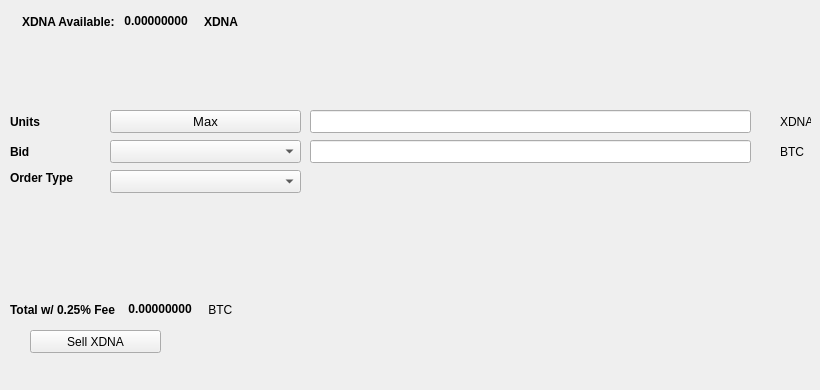
   <widget class="QWidget" name="SellTab">
    <attribute name="title">
     <string>Sell</string>
    </attribute>
    <widget class="QLabel" name="label_16">
     <property name="geometry">
      <rect>
       <x>780</x>
       <y>140</y>
       <width>31</width>
       <height>23</height>
      </rect>
     </property>
     <property name="text">
      <string>BTC</string>
     </property>
    </widget>
    <widget class="QComboBox" name="SellBidcomboBox">
     <property name="geometry">
      <rect>
       <x>110</x>
       <y>140</y>
       <width>191</width>
       <height>23</height>
      </rect>
     </property>
     <property name="font">
      <font>
       <pointsize>10</pointsize>
      </font>
     </property>
    </widget>
    <widget class="QLabel" name="label_18">
     <property name="geometry">
      <rect>
       <x>10</x>
       <y>110</y>
       <width>46</width>
       <height>23</height>
      </rect>
     </property>
     <property name="font">
      <font>
       <weight>75</weight>
       <bold>true</bold>
      </font>
     </property>
     <property name="text">
      <string>Units</string>
     </property>
    </widget>
    <widget class="QPushButton" name="Sell_Max_Amount">
     <property name="geometry">
      <rect>
       <x>110</x>
       <y>110</y>
       <width>191</width>
       <height>23</height>
      </rect>
     </property>
     <property name="font">
      <font>
       <pointsize>10</pointsize>
      </font>
     </property>
     <property name="text">
      <string>Max</string>
     </property>
    </widget>
    <widget class="QLabel" name="label_20">
     <property name="geometry">
      <rect>
       <x>10</x>
       <y>170</y>
       <width>91</width>
       <height>16</height>
      </rect>
     </property>
     <property name="font">
      <font>
       <weight>75</weight>
       <bold>true</bold>
      </font>
     </property>
     <property name="text">
      <string>Order Type</string>
     </property>
    </widget>
    <widget class="QComboBox" name="SellOrdertypeCombo">
     <property name="geometry">
      <rect>
       <x>110</x>
       <y>170</y>
       <width>191</width>
       <height>23</height>
      </rect>
     </property>
     <property name="font">
      <font>
       <pointsize>10</pointsize>
      </font>
     </property>
    </widget>
    <widget class="QLabel" name="label_21">
     <property name="geometry">
      <rect>
       <x>10</x>
       <y>140</y>
       <width>46</width>
       <height>23</height>
      </rect>
     </property>
     <property name="font">
      <font>
       <weight>75</weight>
       <bold>true</bold>
      </font>
     </property>
     <property name="text">
      <string>Bid</string>
     </property>
    </widget>
    <widget class="QLabel" name="label_22">
     <property name="geometry">
      <rect>
       <x>780</x>
       <y>110</y>
       <width>31</width>
       <height>23</height>
      </rect>
     </property>
     <property name="text">
      <string>XDNA</string>
     </property>
    </widget>
    <widget class="QLineEdit" name="UnitsInputXDNA">
     <property name="geometry">
      <rect>
       <x>310</x>
       <y>110</y>
       <width>441</width>
       <height>23</height>
      </rect>
     </property>
     <property name="font">
      <font>
       <pointsize>9</pointsize>
       <weight>75</weight>
       <bold>true</bold>
      </font>
     </property>
    </widget>
    <widget class="QLineEdit" name="SellBidPriceEdit">
     <property name="geometry">
      <rect>
       <x>310</x>
       <y>140</y>
       <width>441</width>
       <height>23</height>
      </rect>
     </property>
     <property name="font">
      <font>
       <pointsize>9</pointsize>
       <weight>75</weight>
       <bold>true</bold>
      </font>
     </property>
    </widget>
    <widget class="QPushButton" name="SellXDNABTN">
     <property name="geometry">
      <rect>
       <x>30</x>
       <y>330</y>
       <width>131</width>
       <height>23</height>
      </rect>
     </property>
     <property name="text">
      <string>Sell XDNA</string>
     </property>
     <property name="icon">
      <iconset resource="../xdna">
       <normaloff>:/icons/bitcoin</normaloff>:/icons/bitcoin</iconset>
     </property>
    </widget>
    <widget class="QWidget" name="layoutWidget3">
     <property name="geometry">
      <rect>
       <x>22</x>
       <y>12</y>
       <width>258</width>
       <height>19</height>
      </rect>
     </property>
     <layout class="QHBoxLayout" name="horizontalLayout">
      <item>
       <widget class="QLabel" name="label232_2">
        <property name="font">
         <font>
          <weight>75</weight>
          <bold>true</bold>
         </font>
        </property>
        <property name="text">
         <string>XDNA Available:</string>
        </property>
       </widget>
      </item>
      <item>
       <widget class="QLabel" name="XDNAAvailableLabel">
        <property name="palette">
         <palette>
          <active>
           <colorrole role="WindowText">
            <brush brushstyle="SolidPattern">
             <color alpha="255">
              <red>0</red>
              <green>0</green>
              <blue>0</blue>
             </color>
            </brush>
           </colorrole>
           <colorrole role="Button">
            <brush brushstyle="SolidPattern">
             <color alpha="255">
              <red>0</red>
              <green>170</green>
              <blue>0</blue>
             </color>
            </brush>
           </colorrole>
           <colorrole role="Light">
            <brush brushstyle="SolidPattern">
             <color alpha="255">
              <red>0</red>
              <green>255</green>
              <blue>0</blue>
             </color>
            </brush>
           </colorrole>
           <colorrole role="Midlight">
            <brush brushstyle="SolidPattern">
             <color alpha="255">
              <red>0</red>
              <green>212</green>
              <blue>0</blue>
             </color>
            </brush>
           </colorrole>
           <colorrole role="Dark">
            <brush brushstyle="SolidPattern">
             <color alpha="255">
              <red>0</red>
              <green>85</green>
              <blue>0</blue>
             </color>
            </brush>
           </colorrole>
           <colorrole role="Mid">
            <brush brushstyle="SolidPattern">
             <color alpha="255">
              <red>0</red>
              <green>113</green>
              <blue>0</blue>
             </color>
            </brush>
           </colorrole>
           <colorrole role="Text">
            <brush brushstyle="SolidPattern">
             <color alpha="255">
              <red>0</red>
              <green>170</green>
              <blue>0</blue>
             </color>
            </brush>
           </colorrole>
           <colorrole role="BrightText">
            <brush brushstyle="SolidPattern">
             <color alpha="255">
              <red>255</red>
              <green>255</green>
              <blue>255</blue>
             </color>
            </brush>
           </colorrole>
           <colorrole role="ButtonText">
            <brush brushstyle="SolidPattern">
             <color alpha="255">
              <red>0</red>
              <green>0</green>
              <blue>0</blue>
             </color>
            </brush>
           </colorrole>
           <colorrole role="Base">
            <brush brushstyle="SolidPattern">
             <color alpha="255">
              <red>255</red>
              <green>255</green>
              <blue>255</blue>
             </color>
            </brush>
           </colorrole>
           <colorrole role="Window">
            <brush brushstyle="SolidPattern">
             <color alpha="255">
              <red>0</red>
              <green>170</green>
              <blue>0</blue>
             </color>
            </brush>
           </colorrole>
           <colorrole role="Shadow">
            <brush brushstyle="SolidPattern">
             <color alpha="255">
              <red>0</red>
              <green>0</green>
              <blue>0</blue>
             </color>
            </brush>
           </colorrole>
           <colorrole role="AlternateBase">
            <brush brushstyle="SolidPattern">
             <color alpha="255">
              <red>127</red>
              <green>212</green>
              <blue>127</blue>
             </color>
            </brush>
           </colorrole>
           <colorrole role="ToolTipBase">
            <brush brushstyle="SolidPattern">
             <color alpha="255">
              <red>255</red>
              <green>255</green>
              <blue>220</blue>
             </color>
            </brush>
           </colorrole>
           <colorrole role="ToolTipText">
            <brush brushstyle="SolidPattern">
             <color alpha="255">
              <red>0</red>
              <green>0</green>
              <blue>0</blue>
             </color>
            </brush>
           </colorrole>
          </active>
          <inactive>
           <colorrole role="WindowText">
            <brush brushstyle="SolidPattern">
             <color alpha="255">
              <red>0</red>
              <green>0</green>
              <blue>0</blue>
             </color>
            </brush>
           </colorrole>
           <colorrole role="Button">
            <brush brushstyle="SolidPattern">
             <color alpha="255">
              <red>0</red>
              <green>170</green>
              <blue>0</blue>
             </color>
            </brush>
           </colorrole>
           <colorrole role="Light">
            <brush brushstyle="SolidPattern">
             <color alpha="255">
              <red>0</red>
              <green>255</green>
              <blue>0</blue>
             </color>
            </brush>
           </colorrole>
           <colorrole role="Midlight">
            <brush brushstyle="SolidPattern">
             <color alpha="255">
              <red>0</red>
              <green>212</green>
              <blue>0</blue>
             </color>
            </brush>
           </colorrole>
           <colorrole role="Dark">
            <brush brushstyle="SolidPattern">
             <color alpha="255">
              <red>0</red>
              <green>85</green>
              <blue>0</blue>
             </color>
            </brush>
           </colorrole>
           <colorrole role="Mid">
            <brush brushstyle="SolidPattern">
             <color alpha="255">
              <red>0</red>
              <green>113</green>
              <blue>0</blue>
             </color>
            </brush>
           </colorrole>
           <colorrole role="Text">
            <brush brushstyle="SolidPattern">
             <color alpha="255">
              <red>0</red>
              <green>170</green>
              <blue>0</blue>
             </color>
            </brush>
           </colorrole>
           <colorrole role="BrightText">
            <brush brushstyle="SolidPattern">
             <color alpha="255">
              <red>255</red>
              <green>255</green>
              <blue>255</blue>
             </color>
            </brush>
           </colorrole>
           <colorrole role="ButtonText">
            <brush brushstyle="SolidPattern">
             <color alpha="255">
              <red>0</red>
              <green>0</green>
              <blue>0</blue>
             </color>
            </brush>
           </colorrole>
           <colorrole role="Base">
            <brush brushstyle="SolidPattern">
             <color alpha="255">
              <red>255</red>
              <green>255</green>
              <blue>255</blue>
             </color>
            </brush>
           </colorrole>
           <colorrole role="Window">
            <brush brushstyle="SolidPattern">
             <color alpha="255">
              <red>0</red>
              <green>170</green>
              <blue>0</blue>
             </color>
            </brush>
           </colorrole>
           <colorrole role="Shadow">
            <brush brushstyle="SolidPattern">
             <color alpha="255">
              <red>0</red>
              <green>0</green>
              <blue>0</blue>
             </color>
            </brush>
           </colorrole>
           <colorrole role="AlternateBase">
            <brush brushstyle="SolidPattern">
             <color alpha="255">
              <red>127</red>
              <green>212</green>
              <blue>127</blue>
             </color>
            </brush>
           </colorrole>
           <colorrole role="ToolTipBase">
            <brush brushstyle="SolidPattern">
             <color alpha="255">
              <red>255</red>
              <green>255</green>
              <blue>220</blue>
             </color>
            </brush>
           </colorrole>
           <colorrole role="ToolTipText">
            <brush brushstyle="SolidPattern">
             <color alpha="255">
              <red>0</red>
              <green>0</green>
              <blue>0</blue>
             </color>
            </brush>
           </colorrole>
          </inactive>
          <disabled>
           <colorrole role="WindowText">
            <brush brushstyle="SolidPattern">
             <color alpha="255">
              <red>0</red>
              <green>85</green>
              <blue>0</blue>
             </color>
            </brush>
           </colorrole>
           <colorrole role="Button">
            <brush brushstyle="SolidPattern">
             <color alpha="255">
              <red>0</red>
              <green>170</green>
              <blue>0</blue>
             </color>
            </brush>
           </colorrole>
           <colorrole role="Light">
            <brush brushstyle="SolidPattern">
             <color alpha="255">
              <red>0</red>
              <green>255</green>
              <blue>0</blue>
             </color>
            </brush>
           </colorrole>
           <colorrole role="Midlight">
            <brush brushstyle="SolidPattern">
             <color alpha="255">
              <red>0</red>
              <green>212</green>
              <blue>0</blue>
             </color>
            </brush>
           </colorrole>
           <colorrole role="Dark">
            <brush brushstyle="SolidPattern">
             <color alpha="255">
              <red>0</red>
              <green>85</green>
              <blue>0</blue>
             </color>
            </brush>
           </colorrole>
           <colorrole role="Mid">
            <brush brushstyle="SolidPattern">
             <color alpha="255">
              <red>0</red>
              <green>113</green>
              <blue>0</blue>
             </color>
            </brush>
           </colorrole>
           <colorrole role="Text">
            <brush brushstyle="SolidPattern">
             <color alpha="255">
              <red>0</red>
              <green>85</green>
              <blue>0</blue>
             </color>
            </brush>
           </colorrole>
           <colorrole role="BrightText">
            <brush brushstyle="SolidPattern">
             <color alpha="255">
              <red>255</red>
              <green>255</green>
              <blue>255</blue>
             </color>
            </brush>
           </colorrole>
           <colorrole role="ButtonText">
            <brush brushstyle="SolidPattern">
             <color alpha="255">
              <red>0</red>
              <green>85</green>
              <blue>0</blue>
             </color>
            </brush>
           </colorrole>
           <colorrole role="Base">
            <brush brushstyle="SolidPattern">
             <color alpha="255">
              <red>0</red>
              <green>170</green>
              <blue>0</blue>
             </color>
            </brush>
           </colorrole>
           <colorrole role="Window">
            <brush brushstyle="SolidPattern">
             <color alpha="255">
              <red>0</red>
              <green>170</green>
              <blue>0</blue>
             </color>
            </brush>
           </colorrole>
           <colorrole role="Shadow">
            <brush brushstyle="SolidPattern">
             <color alpha="255">
              <red>0</red>
              <green>0</green>
              <blue>0</blue>
             </color>
            </brush>
           </colorrole>
           <colorrole role="AlternateBase">
            <brush brushstyle="SolidPattern">
             <color alpha="255">
              <red>0</red>
              <green>170</green>
              <blue>0</blue>
             </color>
            </brush>
           </colorrole>
           <colorrole role="ToolTipBase">
            <brush brushstyle="SolidPattern">
             <color alpha="255">
              <red>255</red>
              <green>255</green>
              <blue>220</blue>
             </color>
            </brush>
           </colorrole>
           <colorrole role="ToolTipText">
            <brush brushstyle="SolidPattern">
             <color alpha="255">
              <red>0</red>
              <green>0</green>
              <blue>0</blue>
             </color>
            </brush>
           </colorrole>
          </disabled>
         </palette>
        </property>
        <property name="font">
         <font>
          <weight>75</weight>
          <bold>true</bold>
         </font>
        </property>
        <property name="text">
         <string> 0.00000000 </string>
        </property>
        <property name="textInteractionFlags">
         <set>Qt::LinksAccessibleByMouse|Qt::TextSelectableByKeyboard|Qt::TextSelectableByMouse</set>
        </property>
       </widget>
      </item>
      <item>
       <widget class="QLabel" name="labelXDNA">
        <property name="font">
         <font>
          <weight>75</weight>
          <bold>true</bold>
         </font>
        </property>
        <property name="text">
         <string>XDNA</string>
        </property>
       </widget>
      </item>
     </layout>
    </widget>
    <widget class="QWidget" name="layoutWidget">
     <property name="geometry">
      <rect>
       <x>10</x>
       <y>300</y>
       <width>268</width>
       <height>19</height>
      </rect>
     </property>
     <layout class="QHBoxLayout" name="horizontalLayout_2">
      <item>
       <widget class="QLabel" name="label_19">
        <property name="font">
         <font>
          <weight>75</weight>
          <bold>true</bold>
         </font>
        </property>
        <property name="text">
         <string>Total w/ 0.25% Fee </string>
        </property>
       </widget>
      </item>
      <item>
       <widget class="QLabel" name="SellCostLabel">
        <property name="palette">
         <palette>
          <active>
           <colorrole role="WindowText">
            <brush brushstyle="SolidPattern">
             <color alpha="255">
              <red>0</red>
              <green>0</green>
              <blue>0</blue>
             </color>
            </brush>
           </colorrole>
           <colorrole role="Button">
            <brush brushstyle="SolidPattern">
             <color alpha="255">
              <red>0</red>
              <green>170</green>
              <blue>0</blue>
             </color>
            </brush>
           </colorrole>
           <colorrole role="Light">
            <brush brushstyle="SolidPattern">
             <color alpha="255">
              <red>0</red>
              <green>255</green>
              <blue>0</blue>
             </color>
            </brush>
           </colorrole>
           <colorrole role="Midlight">
            <brush brushstyle="SolidPattern">
             <color alpha="255">
              <red>0</red>
              <green>212</green>
              <blue>0</blue>
             </color>
            </brush>
           </colorrole>
           <colorrole role="Dark">
            <brush brushstyle="SolidPattern">
             <color alpha="255">
              <red>0</red>
              <green>85</green>
              <blue>0</blue>
             </color>
            </brush>
           </colorrole>
           <colorrole role="Mid">
            <brush brushstyle="SolidPattern">
             <color alpha="255">
              <red>0</red>
              <green>113</green>
              <blue>0</blue>
             </color>
            </brush>
           </colorrole>
           <colorrole role="Text">
            <brush brushstyle="SolidPattern">
             <color alpha="255">
              <red>0</red>
              <green>170</green>
              <blue>0</blue>
             </color>
            </brush>
           </colorrole>
           <colorrole role="BrightText">
            <brush brushstyle="SolidPattern">
             <color alpha="255">
              <red>255</red>
              <green>255</green>
              <blue>255</blue>
             </color>
            </brush>
           </colorrole>
           <colorrole role="ButtonText">
            <brush brushstyle="SolidPattern">
             <color alpha="255">
              <red>0</red>
              <green>0</green>
              <blue>0</blue>
             </color>
            </brush>
           </colorrole>
           <colorrole role="Base">
            <brush brushstyle="SolidPattern">
             <color alpha="255">
              <red>255</red>
              <green>255</green>
              <blue>255</blue>
             </color>
            </brush>
           </colorrole>
           <colorrole role="Window">
            <brush brushstyle="SolidPattern">
             <color alpha="255">
              <red>0</red>
              <green>170</green>
              <blue>0</blue>
             </color>
            </brush>
           </colorrole>
           <colorrole role="Shadow">
            <brush brushstyle="SolidPattern">
             <color alpha="255">
              <red>0</red>
              <green>0</green>
              <blue>0</blue>
             </color>
            </brush>
           </colorrole>
           <colorrole role="AlternateBase">
            <brush brushstyle="SolidPattern">
             <color alpha="255">
              <red>127</red>
              <green>212</green>
              <blue>127</blue>
             </color>
            </brush>
           </colorrole>
           <colorrole role="ToolTipBase">
            <brush brushstyle="SolidPattern">
             <color alpha="255">
              <red>255</red>
              <green>255</green>
              <blue>220</blue>
             </color>
            </brush>
           </colorrole>
           <colorrole role="ToolTipText">
            <brush brushstyle="SolidPattern">
             <color alpha="255">
              <red>0</red>
              <green>0</green>
              <blue>0</blue>
             </color>
            </brush>
           </colorrole>
          </active>
          <inactive>
           <colorrole role="WindowText">
            <brush brushstyle="SolidPattern">
             <color alpha="255">
              <red>0</red>
              <green>0</green>
              <blue>0</blue>
             </color>
            </brush>
           </colorrole>
           <colorrole role="Button">
            <brush brushstyle="SolidPattern">
             <color alpha="255">
              <red>0</red>
              <green>170</green>
              <blue>0</blue>
             </color>
            </brush>
           </colorrole>
           <colorrole role="Light">
            <brush brushstyle="SolidPattern">
             <color alpha="255">
              <red>0</red>
              <green>255</green>
              <blue>0</blue>
             </color>
            </brush>
           </colorrole>
           <colorrole role="Midlight">
            <brush brushstyle="SolidPattern">
             <color alpha="255">
              <red>0</red>
              <green>212</green>
              <blue>0</blue>
             </color>
            </brush>
           </colorrole>
           <colorrole role="Dark">
            <brush brushstyle="SolidPattern">
             <color alpha="255">
              <red>0</red>
              <green>85</green>
              <blue>0</blue>
             </color>
            </brush>
           </colorrole>
           <colorrole role="Mid">
            <brush brushstyle="SolidPattern">
             <color alpha="255">
              <red>0</red>
              <green>113</green>
              <blue>0</blue>
             </color>
            </brush>
           </colorrole>
           <colorrole role="Text">
            <brush brushstyle="SolidPattern">
             <color alpha="255">
              <red>0</red>
              <green>170</green>
              <blue>0</blue>
             </color>
            </brush>
           </colorrole>
           <colorrole role="BrightText">
            <brush brushstyle="SolidPattern">
             <color alpha="255">
              <red>255</red>
              <green>255</green>
              <blue>255</blue>
             </color>
            </brush>
           </colorrole>
           <colorrole role="ButtonText">
            <brush brushstyle="SolidPattern">
             <color alpha="255">
              <red>0</red>
              <green>0</green>
              <blue>0</blue>
             </color>
            </brush>
           </colorrole>
           <colorrole role="Base">
            <brush brushstyle="SolidPattern">
             <color alpha="255">
              <red>255</red>
              <green>255</green>
              <blue>255</blue>
             </color>
            </brush>
           </colorrole>
           <colorrole role="Window">
            <brush brushstyle="SolidPattern">
             <color alpha="255">
              <red>0</red>
              <green>170</green>
              <blue>0</blue>
             </color>
            </brush>
           </colorrole>
           <colorrole role="Shadow">
            <brush brushstyle="SolidPattern">
             <color alpha="255">
              <red>0</red>
              <green>0</green>
              <blue>0</blue>
             </color>
            </brush>
           </colorrole>
           <colorrole role="AlternateBase">
            <brush brushstyle="SolidPattern">
             <color alpha="255">
              <red>127</red>
              <green>212</green>
              <blue>127</blue>
             </color>
            </brush>
           </colorrole>
           <colorrole role="ToolTipBase">
            <brush brushstyle="SolidPattern">
             <color alpha="255">
              <red>255</red>
              <green>255</green>
              <blue>220</blue>
             </color>
            </brush>
           </colorrole>
           <colorrole role="ToolTipText">
            <brush brushstyle="SolidPattern">
             <color alpha="255">
              <red>0</red>
              <green>0</green>
              <blue>0</blue>
             </color>
            </brush>
           </colorrole>
          </inactive>
          <disabled>
           <colorrole role="WindowText">
            <brush brushstyle="SolidPattern">
             <color alpha="255">
              <red>0</red>
              <green>85</green>
              <blue>0</blue>
             </color>
            </brush>
           </colorrole>
           <colorrole role="Button">
            <brush brushstyle="SolidPattern">
             <color alpha="255">
              <red>0</red>
              <green>170</green>
              <blue>0</blue>
             </color>
            </brush>
           </colorrole>
           <colorrole role="Light">
            <brush brushstyle="SolidPattern">
             <color alpha="255">
              <red>0</red>
              <green>255</green>
              <blue>0</blue>
             </color>
            </brush>
           </colorrole>
           <colorrole role="Midlight">
            <brush brushstyle="SolidPattern">
             <color alpha="255">
              <red>0</red>
              <green>212</green>
              <blue>0</blue>
             </color>
            </brush>
           </colorrole>
           <colorrole role="Dark">
            <brush brushstyle="SolidPattern">
             <color alpha="255">
              <red>0</red>
              <green>85</green>
              <blue>0</blue>
             </color>
            </brush>
           </colorrole>
           <colorrole role="Mid">
            <brush brushstyle="SolidPattern">
             <color alpha="255">
              <red>0</red>
              <green>113</green>
              <blue>0</blue>
             </color>
            </brush>
           </colorrole>
           <colorrole role="Text">
            <brush brushstyle="SolidPattern">
             <color alpha="255">
              <red>0</red>
              <green>85</green>
              <blue>0</blue>
             </color>
            </brush>
           </colorrole>
           <colorrole role="BrightText">
            <brush brushstyle="SolidPattern">
             <color alpha="255">
              <red>255</red>
              <green>255</green>
              <blue>255</blue>
             </color>
            </brush>
           </colorrole>
           <colorrole role="ButtonText">
            <brush brushstyle="SolidPattern">
             <color alpha="255">
              <red>0</red>
              <green>85</green>
              <blue>0</blue>
             </color>
            </brush>
           </colorrole>
           <colorrole role="Base">
            <brush brushstyle="SolidPattern">
             <color alpha="255">
              <red>0</red>
              <green>170</green>
              <blue>0</blue>
             </color>
            </brush>
           </colorrole>
           <colorrole role="Window">
            <brush brushstyle="SolidPattern">
             <color alpha="255">
              <red>0</red>
              <green>170</green>
              <blue>0</blue>
             </color>
            </brush>
           </colorrole>
           <colorrole role="Shadow">
            <brush brushstyle="SolidPattern">
             <color alpha="255">
              <red>0</red>
              <green>0</green>
              <blue>0</blue>
             </color>
            </brush>
           </colorrole>
           <colorrole role="AlternateBase">
            <brush brushstyle="SolidPattern">
             <color alpha="255">
              <red>0</red>
              <green>170</green>
              <blue>0</blue>
             </color>
            </brush>
           </colorrole>
           <colorrole role="ToolTipBase">
            <brush brushstyle="SolidPattern">
             <color alpha="255">
              <red>255</red>
              <green>255</green>
              <blue>220</blue>
             </color>
            </brush>
           </colorrole>
           <colorrole role="ToolTipText">
            <brush brushstyle="SolidPattern">
             <color alpha="255">
              <red>0</red>
              <green>0</green>
              <blue>0</blue>
             </color>
            </brush>
           </colorrole>
          </disabled>
         </palette>
        </property>
        <property name="font">
         <font>
          <weight>75</weight>
          <bold>true</bold>
         </font>
        </property>
        <property name="autoFillBackground">
         <bool>false</bool>
        </property>
        <property name="text">
         <string> 0.00000000</string>
        </property>
        <property name="textInteractionFlags">
         <set>Qt::LinksAccessibleByMouse|Qt::TextSelectableByMouse</set>
        </property>
       </widget>
      </item>
      <item>
       <widget class="QLabel" name="label_17">
        <property name="font">
         <font>
          <weight>50</weight>
          <bold>false</bold>
         </font>
        </property>
        <property name="text">
         <string> BTC</string>
        </property>
       </widget>
      </item>
     </layout>
    </widget>
    <widget class="QLabel" name="label_23">
     <property name="geometry">
      <rect>
       <x>460</x>
       <y>300</y>
       <width>281</width>
       <height>81</height>
      </rect>
     </property>
     <property name="text">
      <string/>
     </property>
     <property name="pixmap">
      <pixmap>:/images/bittrex</pixmap>
     </property>
    </widget>
   </widget>
